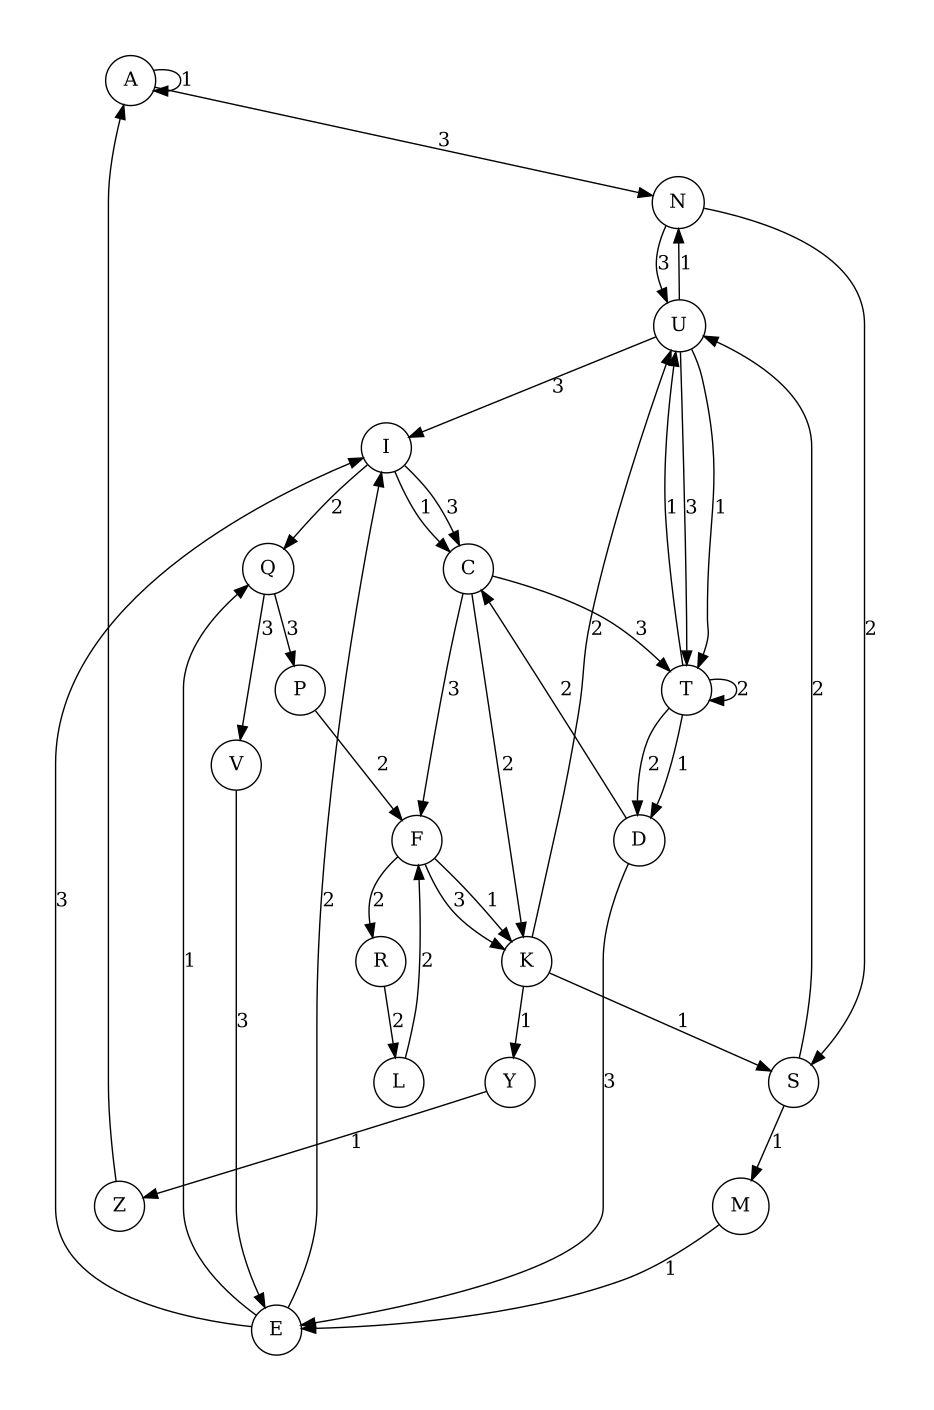

The Python source for this figure:
import socket
from graphviz import Digraph
import random

# connect to the server
s = socket.socket(socket.AF_INET, socket.SOCK_STREAM)


# create a new graph
dot = Digraph()

# set the initial state to A
data = 'A'

# add the initial state to the graph
dot.node(data, shape='circle')

try:
    s.connect(('20.28.230.252', 65432))
    while True:
        # generate a random action
        action = str(random.randint(1, 3))
        print(f"Server：{data}")
        print(f"Client: {action}")
        # send the action to the server
        s.sendall(f"{action}\n".encode())
        prev_data = data
        # get the new state from the server
        data = s.recv(1024).decode().strip()[0]
        # add the current state and transition to the graph
        dot.node(data, shape='circle' if data == 'A' or data == 'Z' else 'circle')
        dot.edge(prev_data, data, label=action)
        # check if we have reached the terminal state
        if data == 'Z':
            print(f"Server：{data}")
            dot.node(data, shape='circle')
            dot.edge(data, 'A', label='')
            break

    # render the graph and save it as a PDF
    dot.render('state_machine', format='pdf')
except socket.error as e:
    print(f'Error connecting to server: {e}')
except Exception as e:
    print(f'Error: {e}')
finally:
    s.close()
